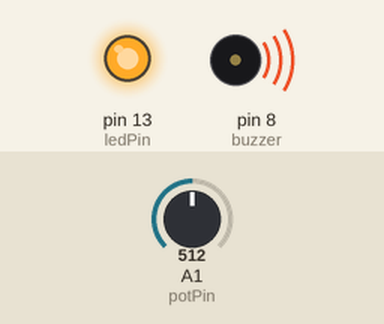
A sketch run on a simulated Arduino Uno, built with avr-gcc and run on an emulated ATmega328P. Shown: output pins drawn as LEDs (lit = HIGH), buzzer (waves = sounding). The test bench sets the inputs (shaded band); at power-on: A1 (potPin) = 512. What the sketch prints to the serial monitor is not drawn.

Above: at 0.16 s.
Timing chart, 0 to 11.3 s (numbered marks = the images above):
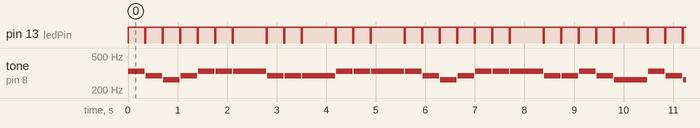

The sketch:

0718rchange_sound___led.ino
```cpp
int potPin = A1; // 可變電阻接在 pin 0 上
int ledPin = 13; // select the pin for the LED
const int buzzer = 8;

const int toneTable[7][5]={
    { 66, 131, 262, 523, 1046},  // C Do
    { 74, 147, 294, 587, 1175},  // D Re
    { 83, 165, 330, 659, 1318},  // E Mi
    { 88, 175, 349, 698, 1397},  // F Fa
    { 98, 196, 392, 784, 1568},  // G So
    {110, 220, 440, 880, 1760},  // A La
    {124, 247, 494, 988, 1976}   // B Si
};

char toneName[]="CDEFGAB";
char lambTone[]="EDCDEEEDDDEEEEDCDEEEDDEDC";
int lambBeat[]={ 1,1,1,1,1,1,2, 1,1,2, 1,1,2, 1,1,1,1,1,1,2, 1,1,1,1,2 };

int getTone(char symbol) {
    int toneNo = 0;
    for ( int ii=0; ii<7; ii++ ) {
        if ( toneName[ii]==symbol ) {
            toneNo = ii;
            break;
        }
    }
    return toneNo;
}

void setup() {
  Serial.begin(9600);
  pinMode(buzzer,OUTPUT);
  pinMode(ledPin,OUTPUT);
  noTone(buzzer);
}

void loop() {
  int ii, length, toneNo;
  int duration;
  length = sizeof(lambTone)-1;

  for ( ii=0; ii<length; ii++ ) {
    int sensorValue = analogRead(potPin);
    int pitch = sensorValue/204+0.5;
    toneNo = getTone(lambTone[ii]);
    duration = lambBeat[ii]*333;

    tone(buzzer,toneTable[toneNo][pitch]);
    digitalWrite(ledPin, HIGH);
    Serial.println(pitch);
    delay(duration);
    noTone(buzzer);
    digitalWrite(ledPin, LOW);
    delay(20);
  }
}
```

Measured:
- by itself, pin 13 (ledPin): moves between LOW and HIGH, repeating every 9.8 s
- by itself, tone on pin 8 (buzzer): plays 330 Hz for 0.33 s, 294 Hz for 0.33 s, 262 Hz for 0.33 s, 294 Hz for 0.33 s, 330 Hz for 0.33 s, 330 Hz for 0.33 s … (310 notes in this stretch)
